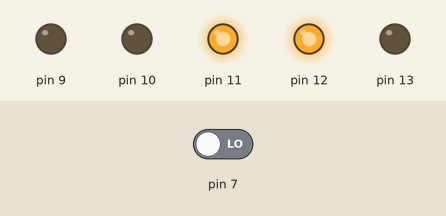
This sketch was run on a simulated Arduino Uno, built with avr-gcc and run on an emulated ATmega328P. On the bench: output pins drawn as LEDs (lit = HIGH). Inputs (shaded band) come from the test bench; at power-on: pin 7 LOW.

Above: at 1.2 s.
1.3 s: pin 7 driven HIGH
At 2.1 s:
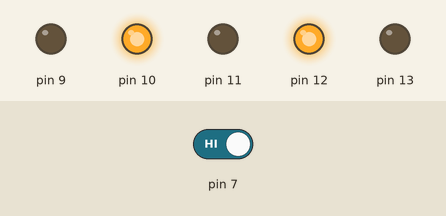
At 9.7 s:
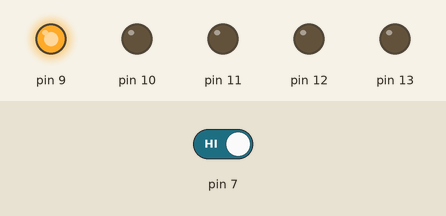
11.8 s: pin 7 driven LOW
At 12.2 s:
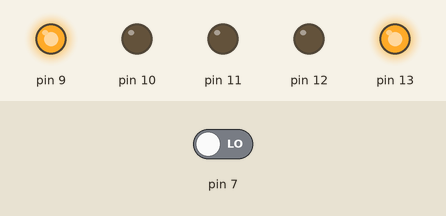
Timing chart, 0 to 14.8 s (numbered marks = the images above; inputs shaded):
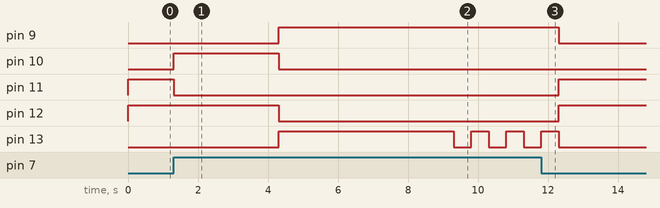

Measured:
- after the input at 1.3 s, pin 9: LOW → HIGH after 3.0 s; pin 10: LOW → HIGH at once, → LOW 3.0 s later; pin 11: HIGH → LOW at once; pin 12: HIGH → LOW after 3.0 s; pin 13: LOW → HIGH after 3.0 s, then repeats every 1.0 s: LOW 0.50 s, HIGH 0.50 s
- after the input at 11.8 s, pin 9, pin 13: goes on until 12.3 s, then stays LOW; pin 10: stays LOW (without the input it goes to HIGH after 0.50 s); pin 11: LOW → HIGH after 0.50 s; pin 12: goes on until 12.3 s, then stays HIGH

The sketch:

arduino_test5.ino
```cpp
void setup() {
  // put your setup code here, to run once:
  pinMode(7, INPUT);

  pinMode(9,OUTPUT);  //車赤
  pinMode(10,OUTPUT); //車黄
  pinMode(11,OUTPUT); //車緑
  pinMode(12,OUTPUT); //人赤
  pinMode(13,OUTPUT); //人緑
}

void loop() {
  // put your main code here, to run repeatedly:
  digitalWrite(9,LOW);
  digitalWrite(10,LOW);
  digitalWrite(11,HIGH);
  digitalWrite(12,HIGH);
  digitalWrite(13,LOW);

  if(digitalRead(7) == HIGH){
    digitalWrite(11,LOW);
    digitalWrite(10,HIGH);
    delay(3000);

    digitalWrite(10,LOW);
    digitalWrite(9,HIGH);
    digitalWrite(12,LOW);
    digitalWrite(13,HIGH);
    delay(5000);
    for(int i = 0;i<6;i++){
      digitalWrite(13,i%2);
      delay(500);
    }
  }
  else{
    digitalWrite(9,LOW);
    digitalWrite(10,LOW);
    digitalWrite(11,HIGH);
    digitalWrite(12,HIGH);
    digitalWrite(13,LOW);
  }
}
```
